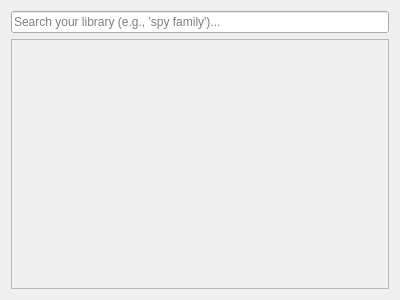
<?xml version="1.0" encoding="UTF-8"?>
<ui version="4.0">
 <class>Form</class>
 <widget class="QWidget" name="Form">
  <property name="geometry">
   <rect>
    <x>0</x>
    <y>0</y>
    <width>400</width>
    <height>300</height>
   </rect>
  </property>
  <property name="windowTitle">
   <string>Form</string>
  </property>
  <layout class="QVBoxLayout" name="verticalLayout">
   <item>
    <widget class="QLineEdit" name="search_input">
     <property name="placeholderText">
      <string>Search your library (e.g., 'spy family')...</string>
     </property>
    </widget>
   </item>
   <item>
    <widget class="QScrollArea" name="results_scroll_area">
     <property name="widgetResizable">
      <bool>true</bool>
     </property>
     <widget class="QWidget" name="scroll_content">
      <property name="geometry">
       <rect>
        <x>0</x>
        <y>0</y>
        <width>376</width>
        <height>248</height>
       </rect>
      </property>
      <layout class="QGridLayout" name="results_grid_layout"/>
     </widget>
    </widget>
   </item>
  </layout>
 </widget>
 <resources/>
 <connections/>
</ui>
